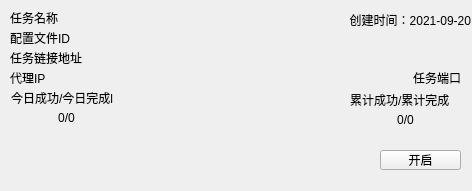
<?xml version="1.0" encoding="UTF-8"?>
<ui version="4.0">
 <class>Form</class>
 <widget class="QWidget" name="Form">
  <property name="geometry">
   <rect>
    <x>0</x>
    <y>0</y>
    <width>472</width>
    <height>191</height>
   </rect>
  </property>
  <property name="windowTitle">
   <string>Form</string>
  </property>
  <widget class="QLabel" name="label">
   <property name="geometry">
    <rect>
     <x>10</x>
     <y>10</y>
     <width>191</width>
     <height>16</height>
    </rect>
   </property>
   <property name="text">
    <string>任务名称</string>
   </property>
  </widget>
  <widget class="QLabel" name="label_2">
   <property name="geometry">
    <rect>
     <x>320</x>
     <y>10</y>
     <width>151</width>
     <height>20</height>
    </rect>
   </property>
   <property name="text">
    <string>创建时间：2021-09-20</string>
   </property>
   <property name="alignment">
    <set>Qt::AlignRight|Qt::AlignTrailing|Qt::AlignVCenter</set>
   </property>
  </widget>
  <widget class="QLabel" name="label_3">
   <property name="geometry">
    <rect>
     <x>11</x>
     <y>90</y>
     <width>111</width>
     <height>16</height>
    </rect>
   </property>
   <property name="text">
    <string>今日成功/今日完成l</string>
   </property>
  </widget>
  <widget class="QLabel" name="label_4">
   <property name="geometry">
    <rect>
     <x>350</x>
     <y>90</y>
     <width>111</width>
     <height>20</height>
    </rect>
   </property>
   <property name="text">
    <string>累计成功/累计完成</string>
   </property>
  </widget>
  <widget class="QLabel" name="label_5">
   <property name="geometry">
    <rect>
     <x>11</x>
     <y>110</y>
     <width>111</width>
     <height>16</height>
    </rect>
   </property>
   <property name="text">
    <string>0/0</string>
   </property>
   <property name="alignment">
    <set>Qt::AlignCenter</set>
   </property>
  </widget>
  <widget class="QLabel" name="label_6">
   <property name="geometry">
    <rect>
     <x>350</x>
     <y>110</y>
     <width>111</width>
     <height>20</height>
    </rect>
   </property>
   <property name="text">
    <string>0/0</string>
   </property>
   <property name="alignment">
    <set>Qt::AlignCenter</set>
   </property>
  </widget>
  <widget class="QLabel" name="label_7">
   <property name="geometry">
    <rect>
     <x>10</x>
     <y>50</y>
     <width>451</width>
     <height>16</height>
    </rect>
   </property>
   <property name="text">
    <string>任务链接地址</string>
   </property>
  </widget>
  <widget class="QLabel" name="label_8">
   <property name="geometry">
    <rect>
     <x>400</x>
     <y>70</y>
     <width>61</width>
     <height>16</height>
    </rect>
   </property>
   <property name="text">
    <string>任务端口</string>
   </property>
   <property name="alignment">
    <set>Qt::AlignRight|Qt::AlignTrailing|Qt::AlignVCenter</set>
   </property>
  </widget>
  <widget class="QLabel" name="label_9">
   <property name="geometry">
    <rect>
     <x>10</x>
     <y>70</y>
     <width>211</width>
     <height>16</height>
    </rect>
   </property>
   <property name="text">
    <string>代理IP</string>
   </property>
  </widget>
  <widget class="QLabel" name="label_10">
   <property name="geometry">
    <rect>
     <x>10</x>
     <y>30</y>
     <width>461</width>
     <height>16</height>
    </rect>
   </property>
   <property name="text">
    <string>配置文件ID</string>
   </property>
  </widget>
  <widget class="QToolButton" name="toolButton">
   <property name="geometry">
    <rect>
     <x>380</x>
     <y>150</y>
     <width>81</width>
     <height>20</height>
    </rect>
   </property>
   <property name="autoFillBackground">
    <bool>false</bool>
   </property>
   <property name="text">
    <string>开启</string>
   </property>
  </widget>
 </widget>
 <resources/>
 <connections/>
</ui>
